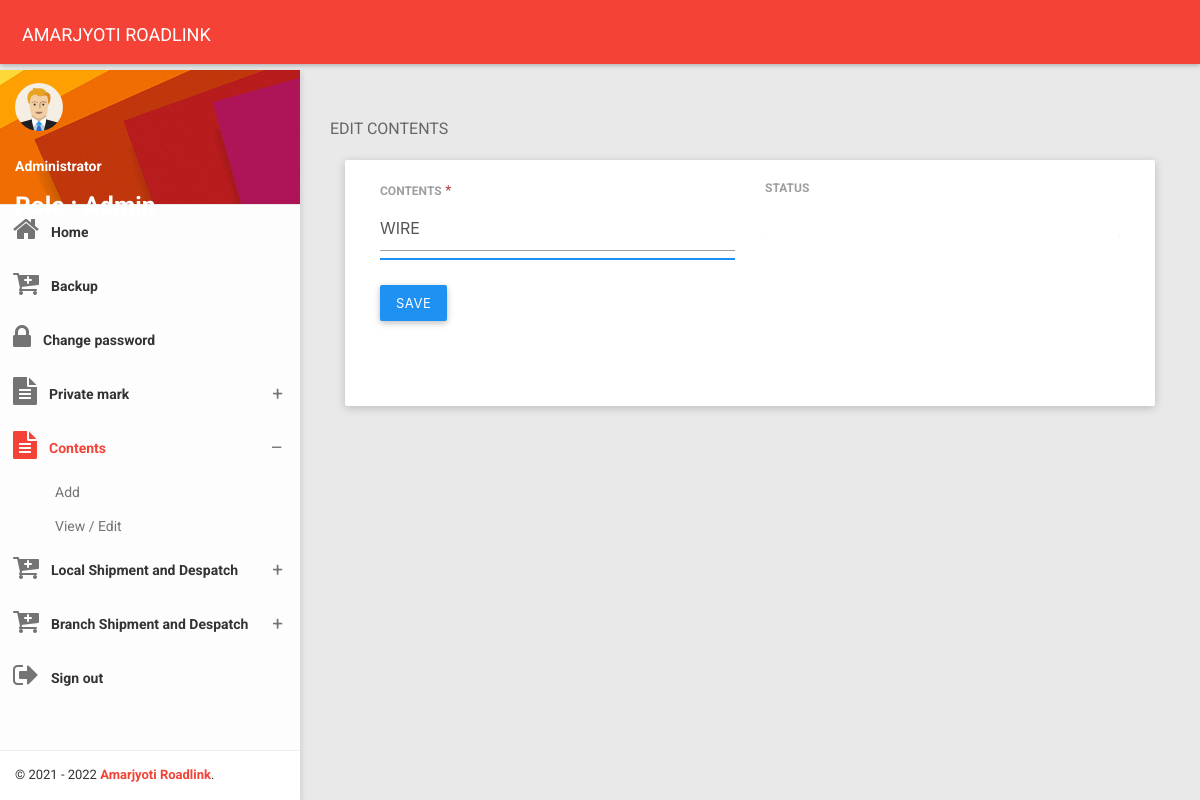
The page /edit_contents.php?cn_id=20210302122606 (signed in) on the database its author committed.
### tables this page shows
CREATE TABLE IF NOT EXISTS `admin_login_access` (
  `id` bigint(14) NOT NULL AUTO_INCREMENT,
  `username` varchar(20) NOT NULL,
  `name` varchar(200) NOT NULL,
  `password` varchar(50) NOT NULL,
  `role` int(1) NOT NULL,
  `status` int(1) NOT NULL,
  `create_user` varchar(20) NOT NULL,
  PRIMARY KEY (`id`),
  UNIQUE KEY `uname` (`username`)
);

CREATE TABLE IF NOT EXISTS `mas_contents` (
  `id` bigint(14) NOT NULL AUTO_INCREMENT,
  `contents_desc` varchar(255) NOT NULL,
  `status` int(1) NOT NULL,
  `create_user` varchar(20) NOT NULL,
  PRIMARY KEY (`id`)
);

### global_functions.php (called while the page is built, shortened)
<?php
function getCompanyName(){
    $companyName="AMARJYOTI ROADLINK";
    return $companyName;
}
?>

### classes/DBOperation.php (called while the page is built, shortened)
<?php
class DBOperation {
    public $connection = "";
    public function __construct($host_ip, $user, $pass, $db) {
        $this->host = $host_ip;
        $this->username = $user;
        $this->password = $pass;
        $this->database = $db;
        $this->connection = mysqli_connect($this->host, $this->username, $this->password, $this->database);
    }
    public function fetchdata($sql) {
        try {
            $stmt = $this->connection->prepare($sql);
            $stmt->execute();
            $result = $stmt->get_result();
            while ($row = $result->fetch_assoc()) {
                $data[] = $row;
            }
        } catch (Exception $e) {
            echo $e->getMessage();
            die();
        }
        return $data;
    }
}

### classes/DBconfig.php (called while the page is built, shortened)
<?php
function connect_db() {
    $dboperation = new DBOperation("localhost", "root", "", "shipment");
    return $dboperation;
}
function ret_json_str($sql) {
    $ret_val = json_encode(connect_db()->fetchData($sql));
    return $ret_val;
}
?>

### edit_contents.php (the view, shortened to what this page needs)
<?php
$main_page = "Contents";
if ($_SESSION['shipment_user']) {
    $login_user = $_SESSION['shipment_user'];
    if ($_GET['cn_id']) {
        $cn_id = $_GET['cn_id'];
        $cnSQL = "SELECT * FROM mas_contents WHERE id='$cn_id'";
        $cn_fetch = json_decode(ret_json_str($cnSQL));
        foreach ($cn_fetch as $cn_val) {
            $contents_desc = $cn_val->contents_desc;
        }
        ?>﻿
        <!DOCTYPE html>
        <html>
            <head>
                <?php
                include './header_links.php';
                ?>
            </head>
            <body class="theme-red">
                <?php
                include './menu.php';
                ?>
                <section class="content">
                    <div class="container-fluid">
                        <div class="block-header">
                            <h2>EDIT CONTENTS</h2>
                        </div>
                        <div class="row clearfix">
                            <div class="col-lg-12 col-md-12 col-sm-12 col-xs-12">
                                <div class="card">
                                    <div class="body">
                                        <div class="row clearfix">
                                            <div class="col-sm-6">
                                                <div class="form-group">
                                                <label>CONTENTS</label><span class="text-danger"> *</span>
                                                <div class="form-line">
                                                    <input type="text" tabindex="1" class="form-control" name="contents" id="contents" placeholder="ENTER CONTENTS" value="<?php echo $contents_desc;?>" />
                                               </div>
                                            </div>
                                                <div class="form-group">
                                                    <button type="button" tabindex="3" name="edit_content" id="edit_content" class="btn btn-primary" onclick="edit_content();">
                                                        SAVE
                                                    </button>
                                                </div>
                                            </div>
                                            <div class="col-sm-6">
                                                <div class="form-group">
                                                    <label>STATUS</label><span class="text-danger"></span>
                                                    <div class="form-line">
                                                    </div>
                                                </div>
                                            </div>
                                        </div>
                                    </div>
                                </div>
                            </div>
                        </div>
                    </div>
                </section>
            </body>
        </html>
        <?php
    }
} else {
    header("location:index.php");
}
?>

### menu.php (shortened to what this page needs)
<nav class="navbar">
    <div class="container-fluid">
        <div class="navbar-header">
            <a class="navbar-brand" href="home.php"><?php echo getCompanyName(); ?></a>
        </div>
    </div>
</nav>
<section>
    <aside id="leftsidebar" class="sidebar">
        <div class="user-info">
            <div class="image">
                <img src="images/user.png" width="48" height="48" alt="User" />
            </div>
            <?php
            $loginuser_SQL = "SELECT * FROM admin_login_access WHERE username='$login_user'";
            $fetch_loginuser = json_decode(ret_json_str($loginuser_SQL));
            foreach ($fetch_loginuser as $fetch_loginusers) {
                $login_role_id = $fetch_loginusers->role;
                if ($login_role_id == 1) {
                    $login_role_name = "Admin";
                } elseif ($login_role_id == 2) {
                    $login_role_name = "Co-admin";
                } else {
                    $login_role_name = "User";
                }
            }
            ?>
            <div class="info-container" style="color: #FFFFFF;">
                <div class="name" data-toggle="dropdown" aria-haspopup="true" aria-expanded="false">
                    <b><?php echo $fetch_loginusers->name; ?></b></div>
                <h5>Role : <?php echo $login_role_name; ?></h5>
            </div>
        </div>
        <div class="menu">
            <ul class="list">
                <li class="<?php if ($main_page == "Dashboard") { ?> active <?php } ?>">
                    <a href="home.php">
                        <i class="fa fa-home fa-2x"></i>
                        <span>Home</span>
                    </a>
                </li>
                  <li>
                    <a href="export_db.php">
                        <i class="fa fa-cart-plus fa-2x"></i>
                        <span>Backup</span>
                    </a>
                </li>
                <?php
                if ($login_user != "admin") {
                    ?>
                    <li class="<?php if ($main_page == "Change password") { ?> active <?php } ?>">
                        <a href="change_password.php">
                            <i class="fa fa-lock fa-2x"></i>
                            <span>Change password</span>
                        </a>
                    </li>
                    <?php
                }
                ?>
                <li class="<?php if ($main_page == "Private mark") { ?> active <?php } ?>">
                    <a href="javascript:void(0);" class="menu-toggle">
                        <i class="fa fa-file-text fa-2x"></i>
                        <span>Private mark</span>
                    </a>
                </li>
                <li class="<?php if ($main_page == "Contents") { ?> active <?php } ?>">
                    <a href="javascript:void(0);" class="menu-toggle">
                        <i class="fa fa-file-text fa-2x"></i>
                        <span>Contents</span>
                    </a>
                    <ul class="ml-menu">
                        <li>
                            <a href="add_goods.php">Add</a>
                        </li>
                        <li>
                            <a href="view_goods.php">View / Edit </a>
                        </li>
                    </ul>
                </li>
                <li class="<?php if ($main_page == "Local shipment") { ?> active <?php } ?>">
                    <a href="javascript:void(0);" class="menu-toggle">
                        <i class="fa fa-cart-plus fa-2x"></i>
                        <span>Local Shipment and Despatch</span>
                    </a>
                </li>
                <li class="<?php if ($main_page == "Branch shipment") { ?> active <?php } ?>">
                    <a href="javascript:void(0);" class="menu-toggle">
                        <i class="fa fa-cart-plus fa-2x"></i>
                        <span>Branch Shipment and Despatch</span>
                    </a>
                </li>
                <li>
                    <a href="logout.php">
                        <i class="fa fa-sign-out fa-2x"></i>
                        <span>Sign out</span>
                    </a>
                </li>
            </ul>
        </div>
        <div class="legal">
            <div class="copyright">
                &copy; 2021 - 2022 <a href="#">Amarjyoti Roadlink</a>.
            </div>
        </div>
    </aside>
</section>

### css/waves.css (style rules this page uses)
.waves-effect { position: relative; cursor: pointer; display: inline-block; overflow: hidden; -webkit-user-select: none; -moz-user-select: none; -ms-user-select: none; user-select: none; -webkit-tap-highlight-color: transparent; }
.waves-block { display: block; }

### css/all-themes.css (style rules this page uses)
.theme-red .navbar-brand { color: #fff; }
.theme-red .sidebar .menu .list li.active { background-color: transparent; }
.theme-red .sidebar .menu .list li.active > :first-child i, .theme-red .sidebar .menu .list li.active > :first-child span { color: #F44336; }
.theme-red .sidebar .menu .list .toggled { background-color: transparent; }
.theme-red .sidebar .menu .list .ml-menu { background-color: transparent; }
.theme-red .sidebar .legal { background-color: #fff; }
.theme-red .sidebar .legal .copyright a { color: #F44336 !important; }

### rows shown on the page
admin_login_access: name "Administrator", role "Admin"
mas_contents: contents "WIRE"

### other values the page prints
getCompanyName() "AMARJYOTI ROADLINK"
